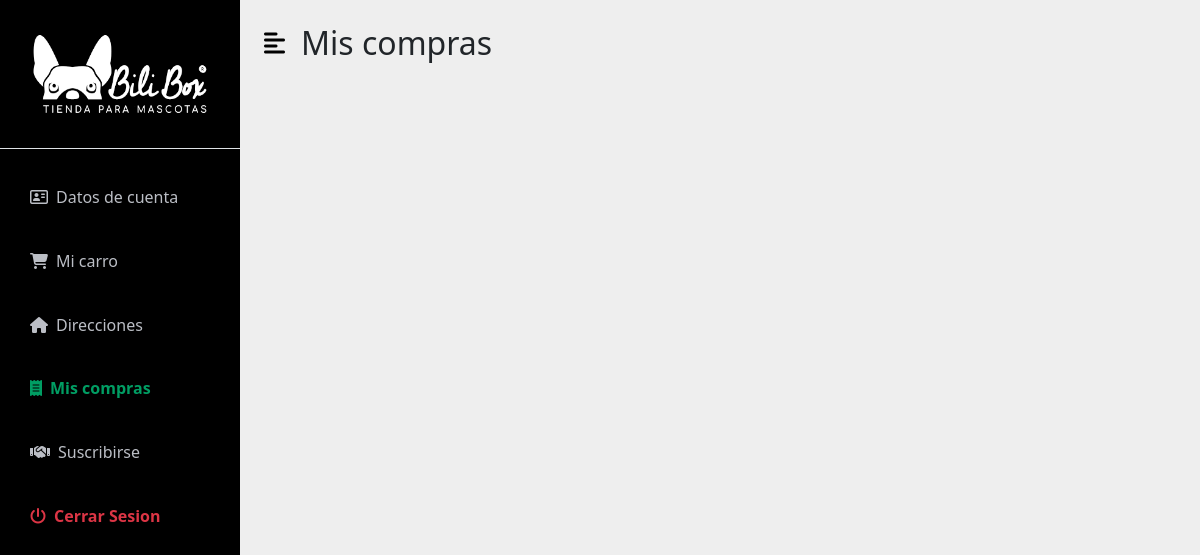
Before: /pedido/pedidos/ (signed in) with the older database file.
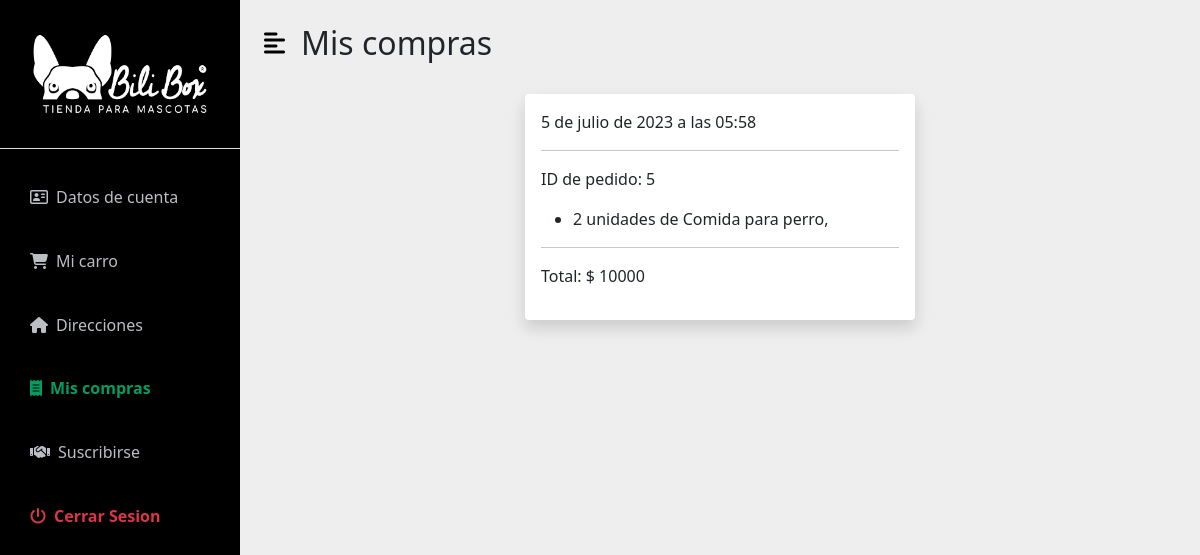
After: the same page with the newer database file.
### AppPedidos/models.py (models this page shows, shortened)
class Pedido(models.Model):
    user = models.ForeignKey(User, on_delete=models.CASCADE,related_name='pedidos')
    created_at = models.DateTimeField(auto_now_add=True)
    total = models.IntegerField()
    class Meta:
        db_table = 'pedidos' #Como se va a ver en la basen de datos
        verbose_name ='pedido'
        verbose_name_plural ='pedidos'

class DetallePedido(models.Model):
    user = models.ForeignKey(User, on_delete=models.CASCADE,related_name='detalle_pedido')
    producto = models.ForeignKey(Articulo, on_delete=models.CASCADE)
    pedido = models.ForeignKey(Pedido, on_delete=models.CASCADE)
    cantidad = models.IntegerField(default=1)
    created_at = models.DateTimeField(auto_now_add=True)
    def __str__(self):
        return f'{self.cantidad} unidades de {self.producto.nombre}, '
    class Meta:
        db_table = 'detalle_pedido' #Como se va a ver en la basen de datos
        verbose_name ='detalle_pedido'
        verbose_name_plural ='detalle_pedidos'

### App/models.py (models this page shows, shortened)
class Articulo(models.Model):
    imagen = models.ImageField(upload_to='articulos/')
    nombre = models.CharField(max_length=50)
    descripcion = models.CharField(max_length=200, null=True, blank=True)
    precio = models.IntegerField()
    seccion = models.CharField( max_length=30)
    stock = models.IntegerField()
    created = models.DateTimeField(auto_now_add=True)
    updated = models.DateTimeField(auto_now_add=True)
    class Meta:
        verbose_name = 'articulo'
        verbose_name_plural = 'articulos'

### AppPedidos/views.py (the view)
# urls.py: path('pedidos/', views.pedidos, name='pedidos'),
def pedidos(request):
    pedido = Pedido.objects.filter(user=request.user)
    detalle = DetallePedido.objects.filter(user=request.user)
    ctx = {
        'pedido': pedido,
        'detalle_pedido': detalle,
    }
    return render(request,'Dashboards/compras.html',ctx)

### AppCarro/context_processor.py (called while the page is built)
def importe_total_carro(request):
    total=0
    try:
      if request.user.is_authenticated:
        for key, value in request.session["carro"].items():
          total = total + (int(value["precio"]) * value["cantidad"])
      else:
        pass
    except:
      pass
    return {'importe_total_carro':total}

### AppDashboard/templates/Dashboards/compras.html (shortened to what this page needs)
{% extends 'Dashboards/base-dash.html' %}
{% load static %}
{% block content %}
<div id="page-content-wrapper">
    <nav class="navbar navbar-expand-lg navbar-light bg-transparent py-4 px-4">
        <div class="d-flex align-items-center">
            <i class="fas fa-align-left primary-text fs-4 me-3" id="menu-toggle"></i>
            <h2 class="fs-2 m-0">Mis compras</h2>
        </div>
    </nav>
    <div class="container-fluid px-4 ">
        <div class="row d-flex justify-content-center align-items-center">
            {% for pedido in pedido %}
            <div class="col-lg-5 shadow m-2 p-3 rounded" style="background-color: white;">
                <p>{{pedido.created_at}}</p>
                <hr>
                <p>ID de pedido: {{pedido.id}}</p>
                {% for detalle in detalle_pedido %}
                    {% if pedido.id == detalle.pedido.id  %}
                        <ul>
                            <li>{{detalle}} </li>
                        </ul>
                    {% endif %}
                {% endfor %}
                <hr>
                <p>Total: $ {{pedido.total}} </p>
            </div>
            {% endfor %}
        </div>
    </div>
</div>
{% endblock %}

Changed rows visible on the page:
added Pedido: created_at "5 de julio de 2023 a las 05:58", id "5", total "10000"
added DetallePedido: cantidad+producto "2 unidades de Comida para perro,"
